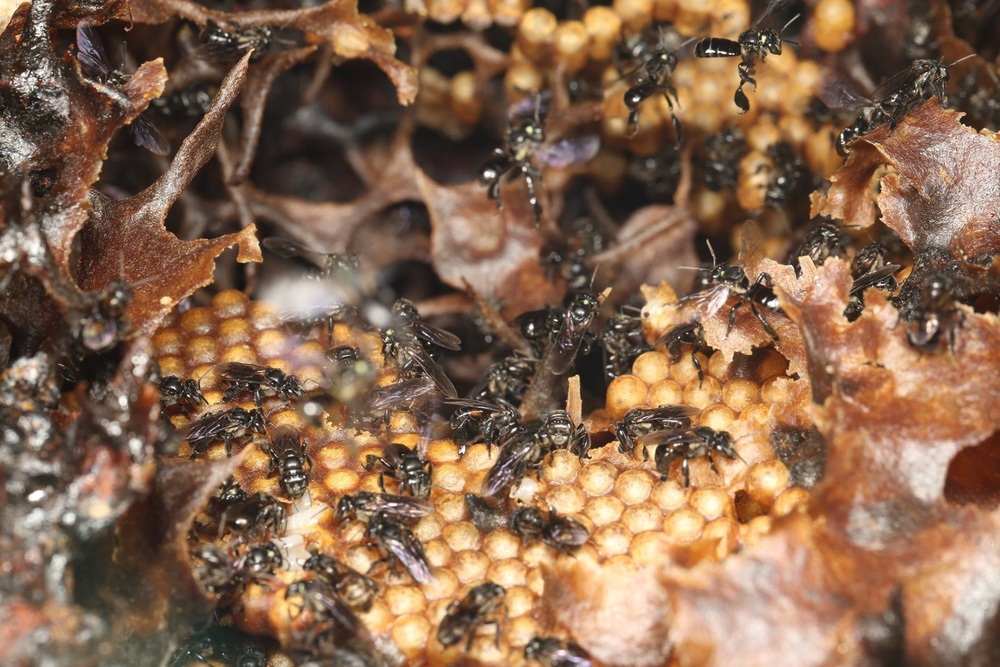
#> input picture ChatGPT/Image Processing/Exercise 2/kelulut1.jpg, 1000 x 667 px, shrunk from 2048 x 1365 before the run
$ jupyter execute 'Module 6 Morphological Operations.ipynb'
#> lines starting #> are read from the running program, lines starting #| are printed output that depends on the picture; after the words box and inside, x2 and y2 are one past the last pixel; in counts of white or black regions, pixels touching at a corner belong together
[cell 1]
# ==============================================
# Module 6: Morphological Operations - Concept
# ==============================================

# Morphological operations are techniques used to clean up binary images (black and white).
# They are especially useful after thresholding or edge detection.

# Why use them?
# - To remove small noise dots (false positives)
# - To close small holes inside objects (e.g., broken bee shape)
# - To improve object shapes before contour detection

# Morphology uses a small matrix called a "kernel" to process the image pixel by pixel.

# Common operations:
# 1. Erosion: erodes away white pixels (shrinks object)
# 2. Dilation: adds white pixels (grows object)
# 3. Opening: erosion followed by dilation (removes small noise)
# 4. Closing: dilation followed by erosion (fills small holes)

# Use on binary images where the object is white and background is black.

[cell 2]
import cv2
import matplotlib.pyplot as plt
import numpy as np

# Load image and convert to binary (thresholding)
img = cv2.imread('kelulut1.jpg', cv2.IMREAD_GRAYSCALE)
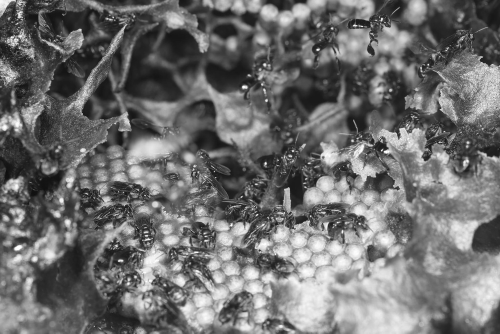
#> img: shape (667, 1000) (shown at 1/2 size); min 11, max 255, mean 110.7
_, binary = cv2.threshold(img, 127, 255, cv2.THRESH_BINARY)
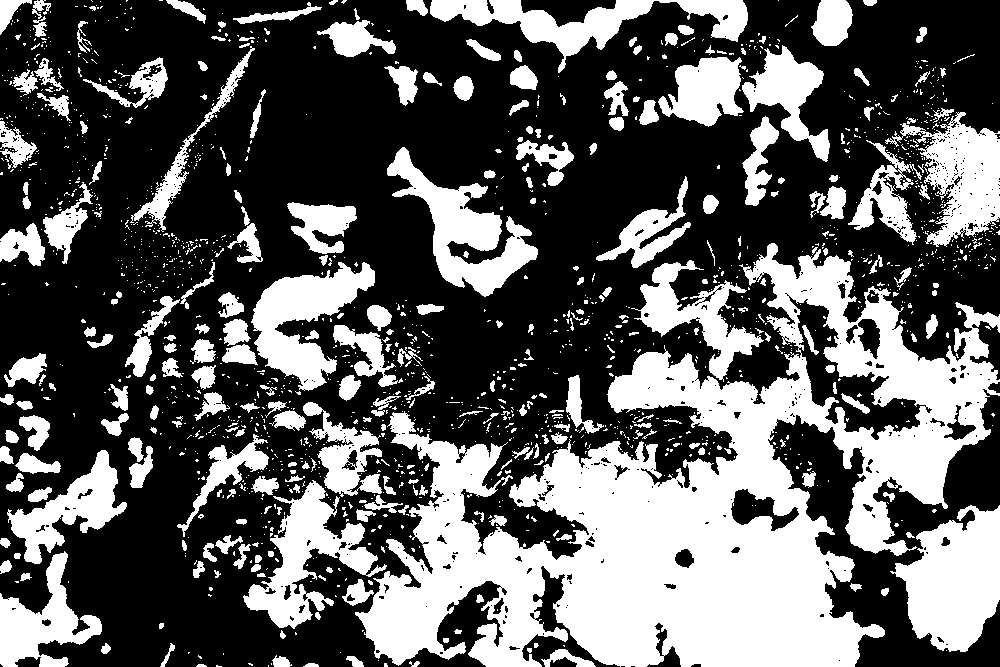
#> binary: shape (667, 1000); 36.6% white; 1684 white regions (1382 under 20 px), largest, box (x1, y1, x2, y2) and area: (355, 243, 1000, 667) 112585, (890, 505, 1000, 652) 10485, (387, 147, 538, 297) 7700

# Define a kernel (structuring element)
kernel = np.ones((5,5), np.uint8)  # You can try (3,3), (7,7), etc.

# Apply morphological operations
erosion = cv2.erode(binary, kernel, iterations=1)
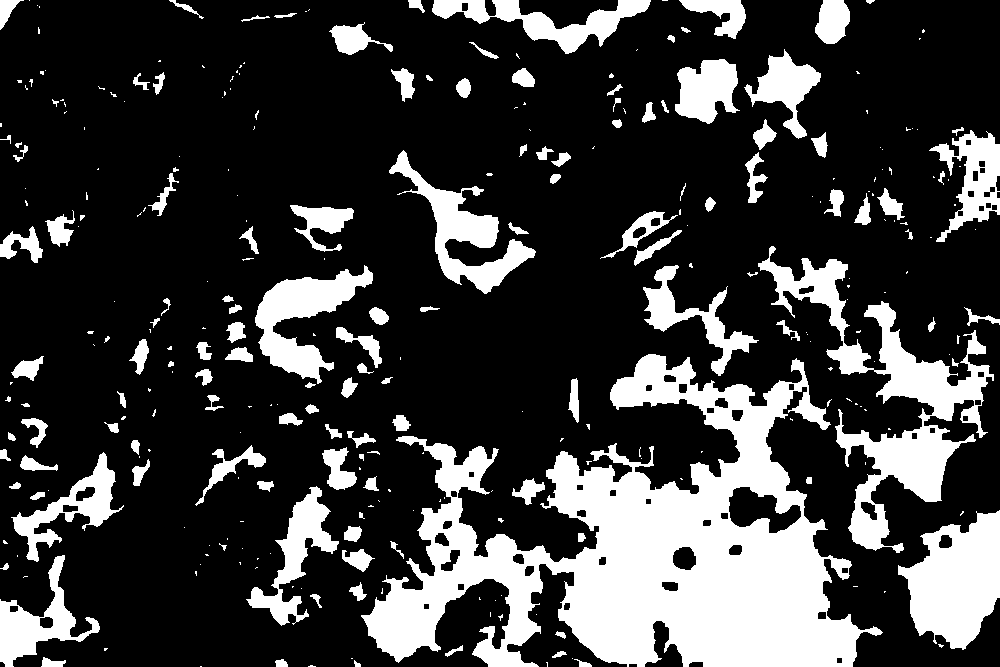
#> erosion: shape (667, 1000); 23.7% white; 310 white regions (179 under 20 px), largest, box (x1, y1, x2, y2) and area: (361, 354, 883, 667) 70596, (758, 246, 994, 553) 16185, (898, 510, 1000, 650) 9144
dilation = cv2.dilate(binary, kernel, iterations=1)
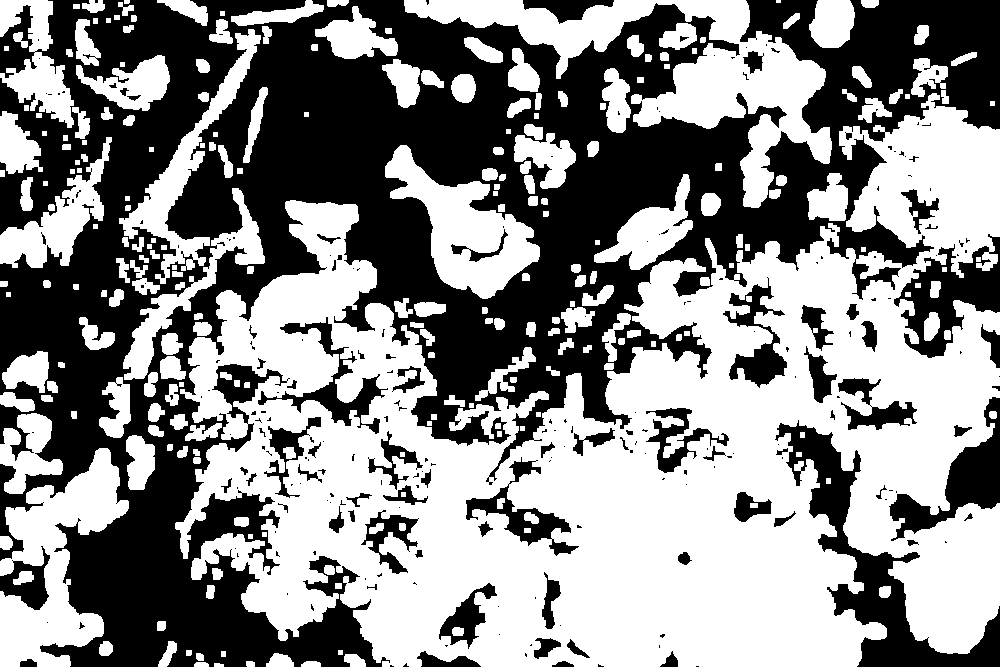
#> dilation: shape (667, 1000); 53.9% white; 240 black regions (163 under 20 px), largest, box (x1, y1, x2, y2) and area: (0, 0, 1000, 667) 256922, (775, 420, 1000, 667) 12003, (894, 234, 1000, 358) 5569
opening = cv2.morphologyEx(binary, cv2.MORPH_OPEN, kernel)
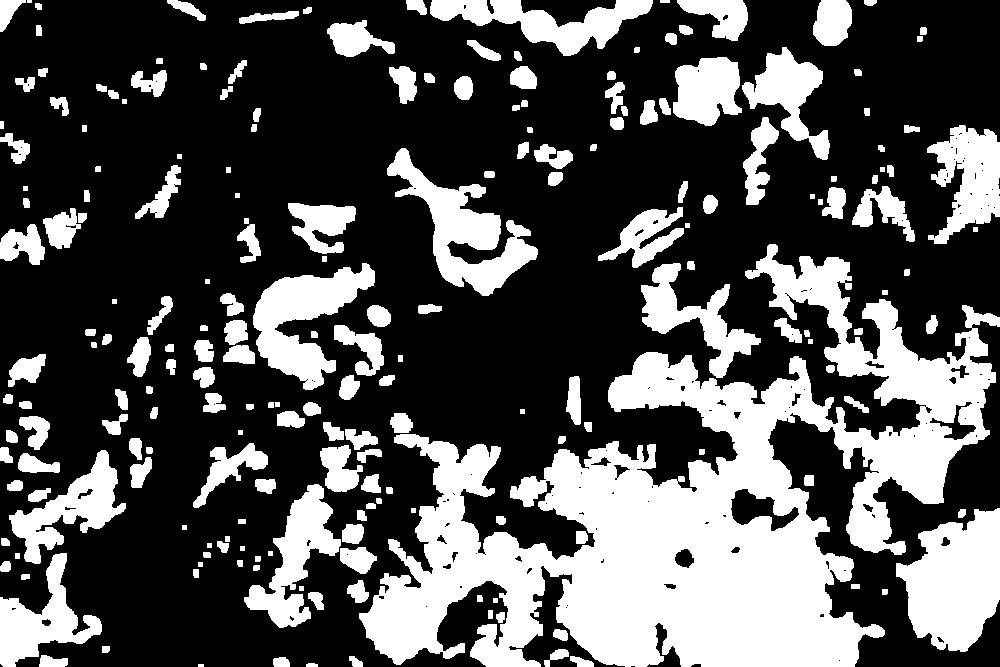
#> opening: shape (667, 1000); 32.5% white; 213 white regions (2 under 20 px), largest, box (x1, y1, x2, y2) and area: (359, 244, 1000, 667) 107282, (896, 508, 1000, 652) 10271, (387, 148, 538, 296) 7606
closing = cv2.morphologyEx(binary, cv2.MORPH_CLOSE, kernel)
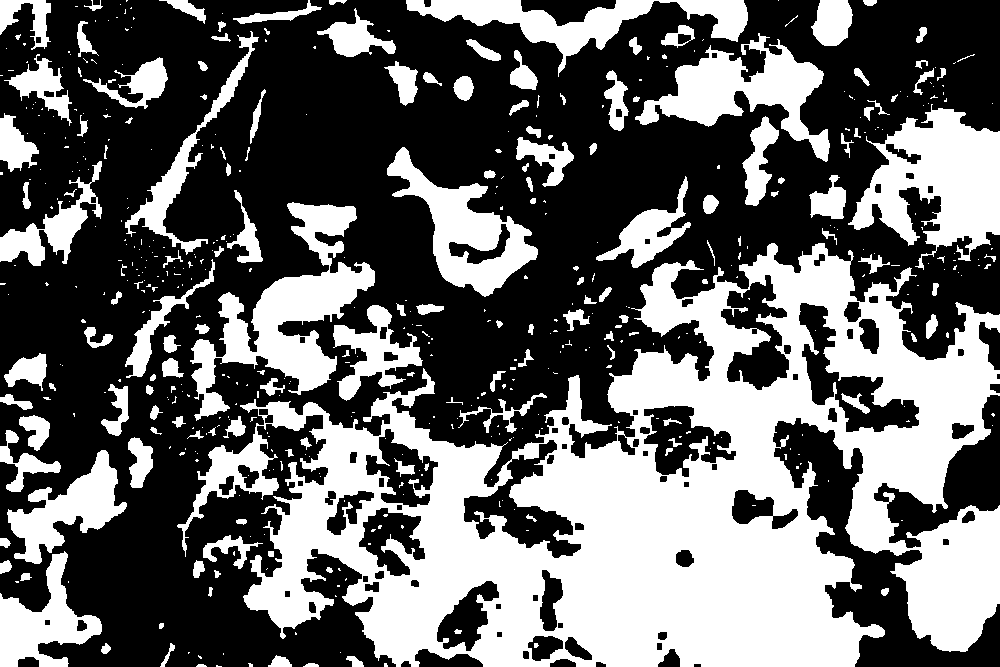
#> closing: shape (667, 1000); 40.6% white; 519 white regions (356 under 20 px), largest, box (x1, y1, x2, y2) and area: (177, 243, 1000, 667) 160992, (848, 104, 1000, 270) 13292, (190, 202, 375, 421) 13211

# Show results
titles = ['Original Binary', 'Erosion', 'Dilation', 'Opening', 'Closing']
images = [binary, erosion, dilation, opening, closing]

plt.figure(figsize=(15, 8))
for i in range(5):
    plt.subplot(2, 3, i+1)
    plt.imshow(images[i], cmap='gray')
    plt.title(titles[i])
    plt.axis('off')

plt.tight_layout()
plt.show()

$ run again, with ChatGPT/Image Processing/Exercise 2/kelulut2.jpg copied over ChatGPT/Image Processing/Exercise 2/kelulut1.jpg
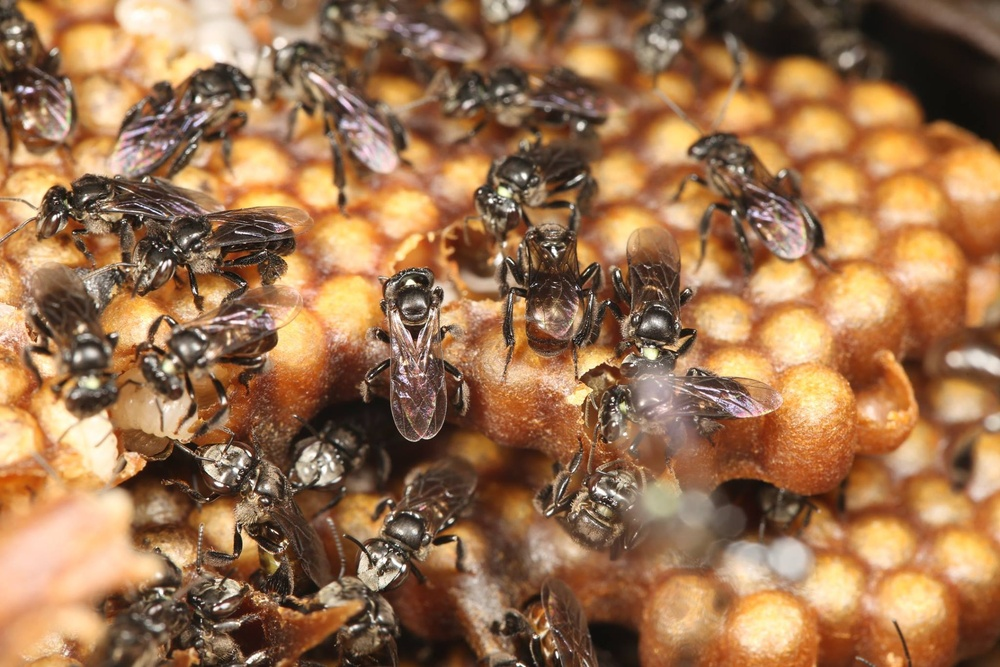
#> input picture ChatGPT/Image Processing/Exercise 2/kelulut2.jpg, 1000 x 667 px, shrunk from 2048 x 1365 before the run
#> `_, binary = cv2.threshold(img, 127, 255, cv2.THRESH_BINARY)`:
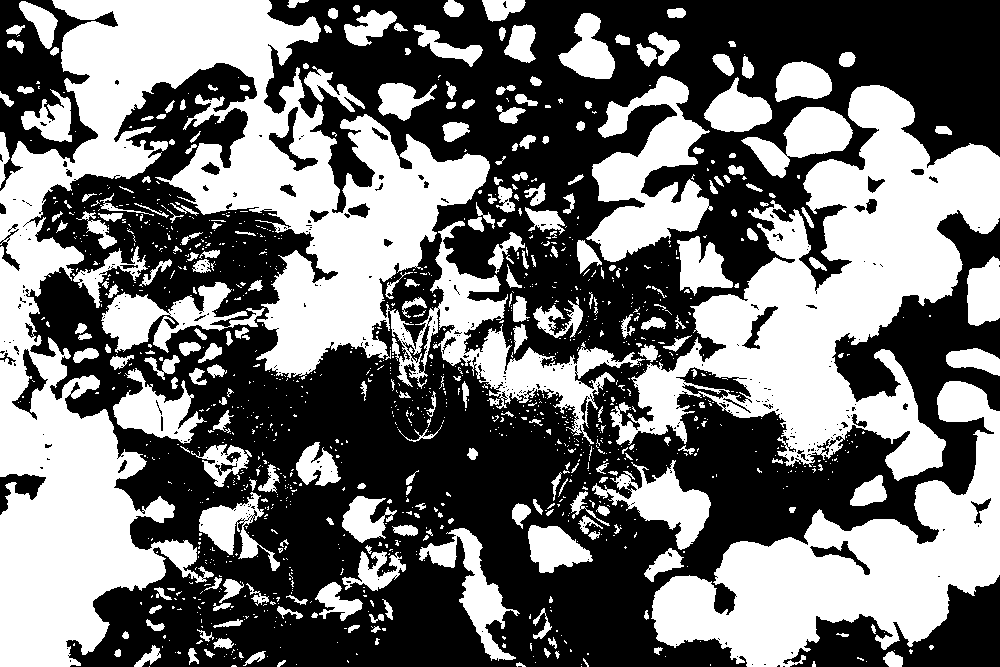
#> binary: shape (667, 1000); 45% white; 1270 white regions (1006 under 20 px), largest, box (x1, y1, x2, y2) and area: (0, 0, 645, 667) 117163, (610, 85, 1000, 481) 57294, (651, 381, 1000, 667) 37728
#> erosion: shape (667, 1000); 32.3% white; 298 white regions (164 under 20 px), largest, box (x1, y1, x2, y2) and area: (696, 87, 1000, 448) 39118, (0, 224, 163, 667) 33056, (654, 383, 1000, 667) 32889
#> dilation: shape (667, 1000); 61.3% white; 208 black regions (123 under 20 px), largest, box (x1, y1, x2, y2) and area: (116, 216, 1000, 667) 117868, (267, 0, 1000, 361) 89832, (72, 561, 202, 667) 5851
#> opening: shape (667, 1000); 40.9% white; 228 white regions (2 under 20 px), largest, box (x1, y1, x2, y2) and area: (0, 0, 339, 667) 76623, (694, 85, 1000, 479) 49738, (652, 381, 1000, 667) 37241
#> `closing = cv2.morphologyEx(binary, cv2.MORPH_CLOSE, kernel)`:
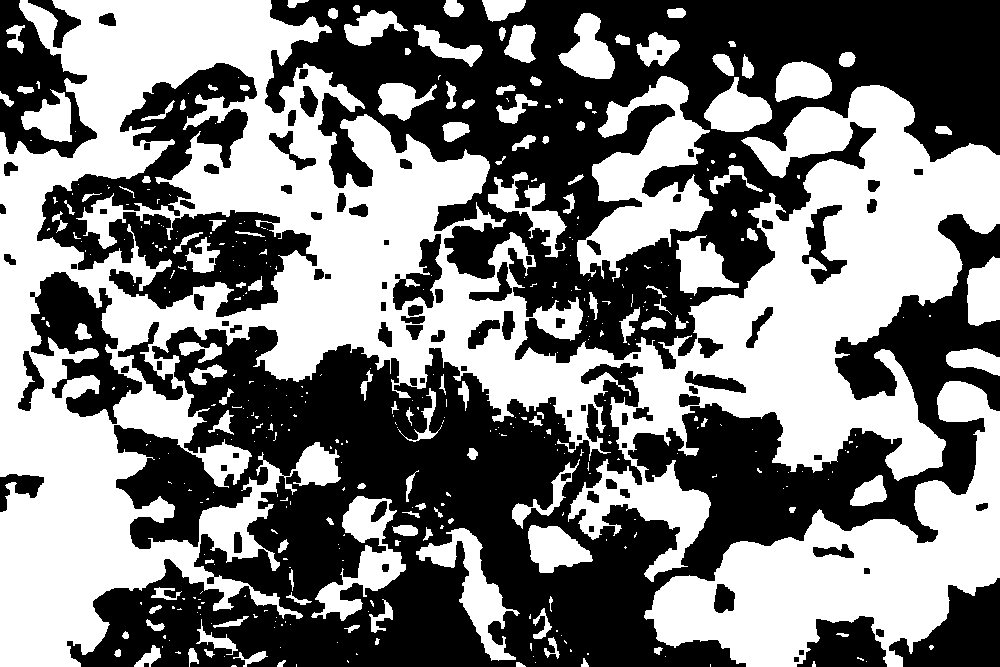
#> closing: shape (667, 1000); 48.5% white; 418 white regions (284 under 20 px), largest, box (x1, y1, x2, y2) and area: (0, 0, 1000, 667) 226080, (644, 381, 1000, 667) 38826, (577, 76, 713, 282) 12176

$ run again, with ChatGPT/Image Processing/Exercise 2/kelulut3.jpg copied over ChatGPT/Image Processing/Exercise 2/kelulut1.jpg
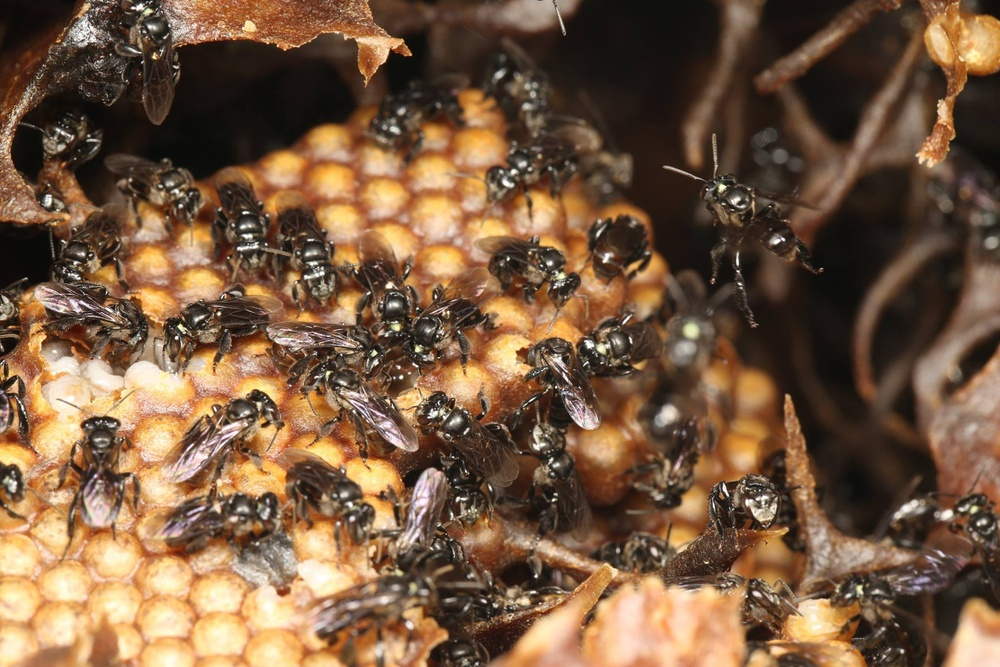
#> input picture ChatGPT/Image Processing/Exercise 2/kelulut3.jpg, 1000 x 667 px, shrunk from 2048 x 1365 before the run
#> `_, binary = cv2.threshold(img, 127, 255, cv2.THRESH_BINARY)`:
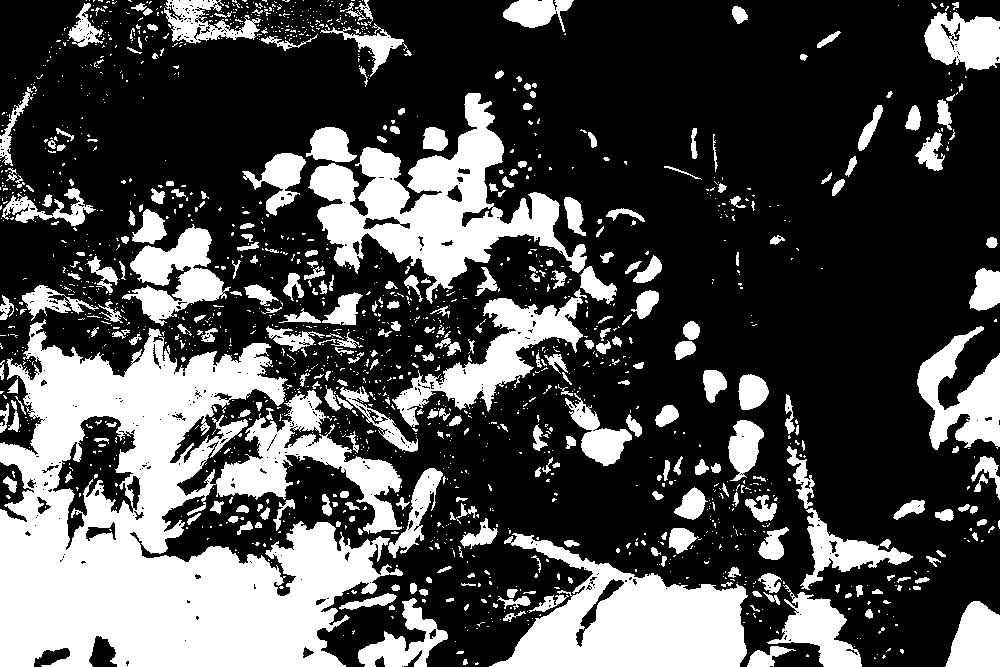
#> binary: shape (667, 1000); 30.7% white; 1681 white regions (1359 under 20 px), largest, box (x1, y1, x2, y2) and area: (0, 319, 403, 667) 80636, (308, 93, 587, 304) 20021, (489, 533, 748, 667) 18208
#> erosion: shape (667, 1000); 19.7% white; 286 white regions (178 under 20 px), largest, box (x1, y1, x2, y2) and area: (0, 335, 376, 667) 59177, (495, 542, 745, 667) 15674, (361, 95, 562, 286) 12173
#> dilation: shape (667, 1000); 46.5% white; 261 white regions (1 under 20 px), largest, box (x1, y1, x2, y2) and area: (0, 91, 661, 667) 190983, (487, 392, 915, 667) 35293, (124, 0, 414, 89) 11058
#> opening: shape (667, 1000); 26.5% white; 225 white regions (2 under 20 px), largest, box (x1, y1, x2, y2) and area: (0, 333, 378, 667) 68729, (493, 540, 747, 667) 17588, (359, 93, 564, 288) 15849
#> `closing = cv2.morphologyEx(binary, cv2.MORPH_CLOSE, kernel)`:
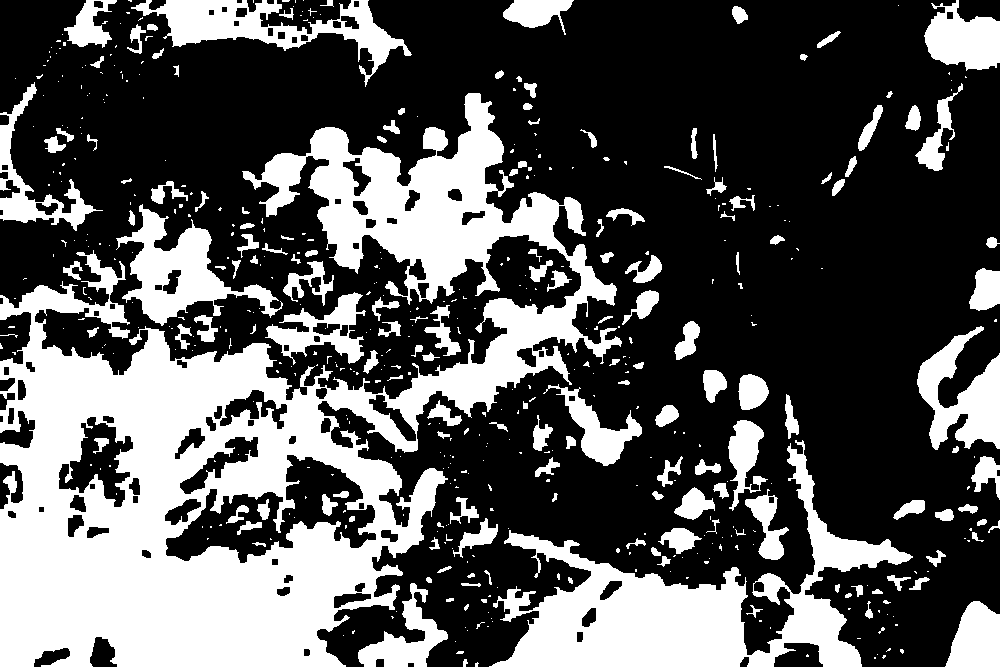
#> closing: shape (667, 1000); 34.4% white; 519 white regions (355 under 20 px), largest, box (x1, y1, x2, y2) and area: (0, 93, 622, 667) 133811, (489, 440, 913, 667) 28722, (131, 0, 412, 87) 7089
